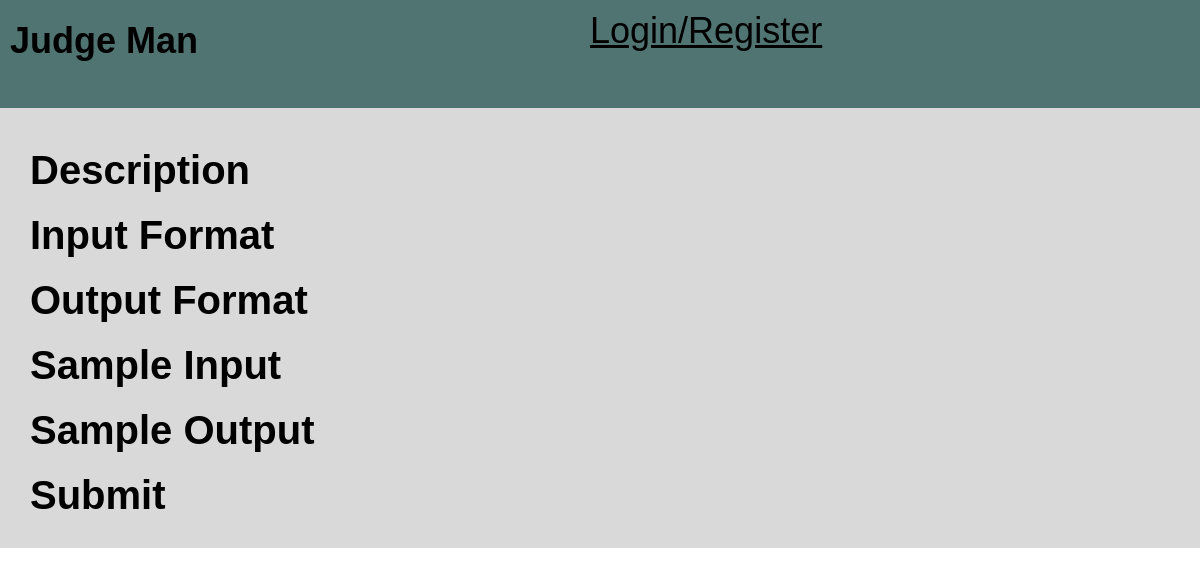
/problem/3, run on an earlier commit of the app's database.
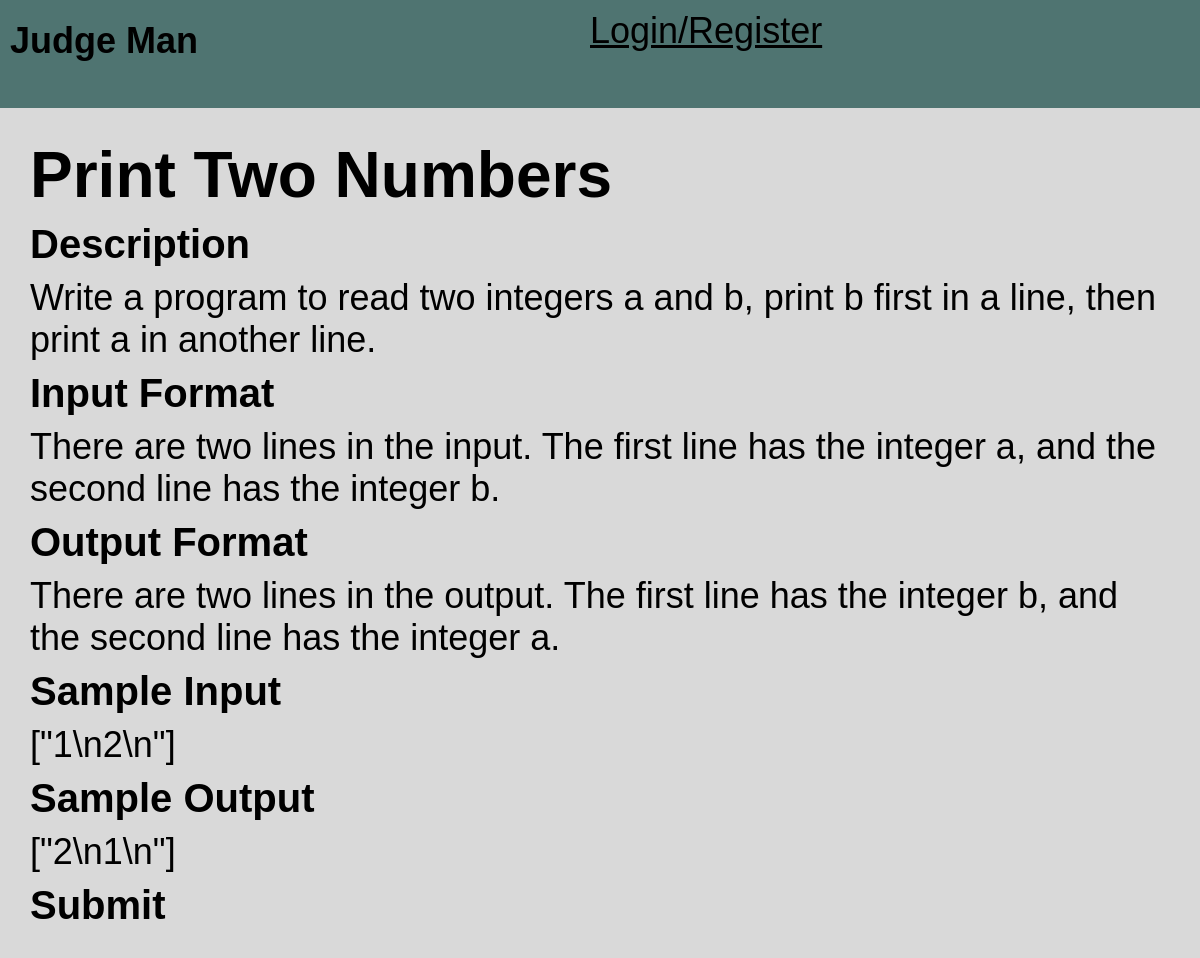
And on a later commit of the database.
### app/database/models.py (models this page shows, shortened)
class Problem(db.Model):
    __tablename__ = "Problem"
    id = db.Column(db.Integer, primary_key=True)
    title = db.Column(db.String(100), nullable=False)
    taskDescription = db.Column(db.String(500), nullable=False)
    inputFormat = db.Column(db.String(500), nullable=False)
    outputFormat = db.Column(db.String(500), nullable=False)
    sampleInput = db.Column(db.String(500), nullable=False)
    sampleOutput = db.Column(db.String(500), nullable=False)
    testCaseNumber = db.Column(db.Integer, nullable=False)
    AC = db.Column(db.Integer, nullable=False)
    WA = db.Column(db.Integer, nullable=False)
    def search(self, id: int):
        problem = Problem.query.filter_by(id=id).first()
        return problem

### app/pages/problemPage.py (the view)
@problem.route('/problem/<int:problemId>', methods=['GET', 'POST'])
def singleProblem(problemId: int):
    if request.method == 'POST':
        if request.form['submit'] == 'submit':
            return redirect(url_for('test.index', problemId=problemId))
    problem = problems.search(problemId)
    return render_template('problem.html', problem=problem)

### templates/problem.html (shortened to what this page needs)
<!DOCTYPE html>
<html>
<head>
	<link rel="stylesheet" href=" {{ url_for('static', filename='problem.css') }}">
</head>
<body style="width: 100%; margin: 0; padding: 0;">
    <div class="div-2">
        <div class="div-3">
            <div class="column">
                <div class="title">
                    <p class="text">Judge Man</p>
                </div>
            </div>
            <div class="column">
                <div class="login-register">
					{% if not is_login %}
                    <a class="text" href="{{ url_for('account.login')}}">Login/Register</a>
                    {% else %}
                    <a class="text" href="{{ url_for('account.logout')}}">Logout</a>
                    {% endif %}
                </div>
            </div>
        </div>
    </div>
	<div class="div-6">
		<div class="title">{{ problem.title }}</div>
		<div class="subtitle">Description</div>
		<div class="text">
			{{ problem.taskDescription }}
		</div>
		<div class="subtitle">Input Format</div>
		<div class="text">
			{{ problem.inputFormat }}
		</div>
		<div class="subtitle">Output Format</div>
		<div class="text">
			{{ problem.outputFormat }}
		</div>
		<div class="subtitle">Sample Input</div>
		<div class="text">{{ problem.sampleInput }}</div>
		<div class="subtitle">Sample Output</div>
		<div class="text">{{ problem.sampleOutput }}</div>
		<div class="subtitle">Submit</div>
	</div>
</body>
</html>

What changed in the data, as far as the page shows it:
added Problem: title "Print Two Numbers", taskDescription "Write a program to read two integers a and b, print b first in a line, then print a in another line.", inputFormat "There are two lines in the input. The first line has the integer a, and the second line has the integer b.", outputFormat "There are two lines in the output. The first line has the integer b, and the second line has the integer a.", sampleInput "[\"1\\n2\\n\"]", sampleOutput "[\"2\\n1\\n\"]"
